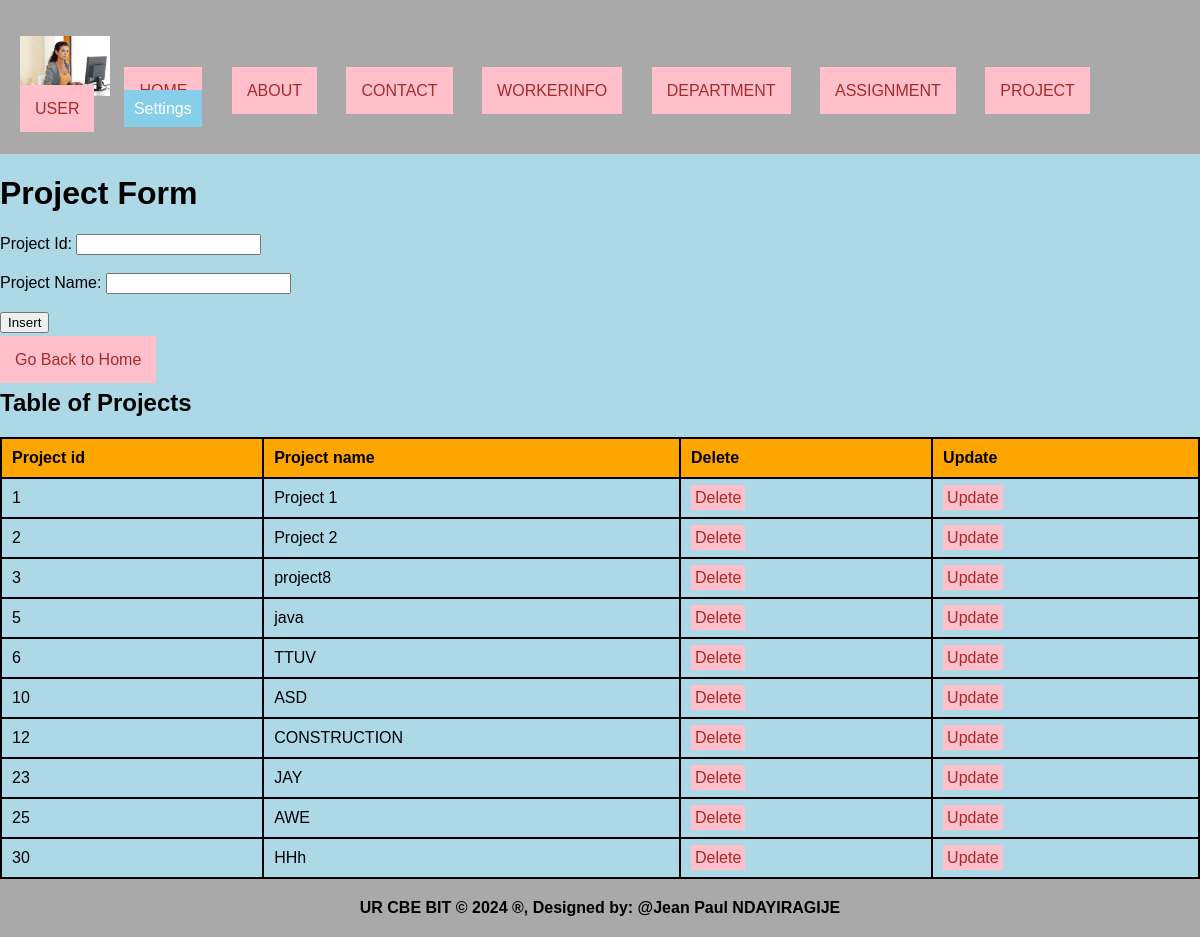
/project.php, run on the app's committed database.
### tables this page shows
CREATE TABLE `projects` (
  `project_id` int(11) NOT NULL,
  `project_name` varchar(255) NOT NULL
);

### project.php (the view, shortened to what this page needs)
<!DOCTYPE html>
<html lang="en">
<head>
  <link rel="stylesheet" type="text/css" href="style.css">
</head>
<body style="background-color: lightblue;">
  <header>
    <ul style="list-style-type: none; padding: 0;">
      <li style="display: inline; margin-right: 10px;">
        <img src="./Images/d.jpg" width="90" height="60" alt="Logo">
      </li>
      <li style="display: inline; margin-right: 10px;"><a href="./home.html">HOME</a></li>
      <li style="display: inline; margin-right: 10px;"><a href="./about.html">ABOUT</a></li>
      <li style="display: inline; margin-right: 10px;"><a href="./contact.html">CONTACT</a></li>
      <li style="display: inline; margin-right: 10px;"><a href="./workerinfo.php">WORKERINFO</a></li>
      <li style="display: inline; margin-right: 10px;"><a href="./department.php">DEPARTMENT</a></li>
      <li style="display: inline; margin-right: 10px;"><a href="./assignment.php">ASSIGNMENT</a></li>
      <li style="display: inline; margin-right: 10px;"><a href="./project.php">PROJECT</a></li>
      <li style="display: inline; margin-right: 10px;"><a href="./user.php">USER</a></li>
      <li class="dropdown" style="display: inline; margin-right: 10px;">
        <a href="#" style="padding: 10px; color: white; background-color: skyblue; text-decoration: none;">Settings</a>
      </li>
    </ul>
  </header>
<body>
    <h1>Project Form</h1>
    <form method="post" onsubmit="return confirmInsert();">
        <label for="projid">Project Id:</label>
        <input type="number" id="projid" name="projid" required><br><br>
        <label for="projn">Project Name:</label>
        <input type="text" id="projn" name="projn" required><br><br>
        <input type="submit" name="add" value="Insert"><br><br>
        <a href="./home.html">Go Back to Home</a>
    </form>
    <?php
    include('database_connection.php');
    $sql = "SELECT * FROM projects";
    $result = $connection->query($sql);
    ?>
    <h2>Table of Projects</h2>
    <table>
        <tr>
            <th>Project id</th>
            <th>Project name</th>
            <th>Delete</th>
            <th>Update</th>
        </tr>
        <?php
        if ($result->num_rows > 0) {
            while ($row = $result->fetch_assoc()) {
                $projid = $row["project_id"];
                echo "<tr>
                        <td>{$row['project_id']}</td>
                        <td>{$row['project_name']}</td>
                        <td><a style='padding:4px' href='delete_project.php?project_id=$projid'>Delete</a></td>
                        <td><a style='padding:4px' href='update_project.php?project_id=$projid'>Update</a></td>
                      </tr>";
            }
        } else {
            echo "<tr><td colspan='4'>No data found</td></tr>";
        }
        ?>
    </table>
    <footer>
        <center>
            <b>UR CBE BIT &copy; 2024 &reg;, Designed by: @Jean Paul NDAYIRAGIJE</b>
        </center>
    </footer>
</body>
</html>

### style.css (style rules this page uses)
body { font-family: Arial, sans-serif; margin: 0; padding: 0; }
.dropdown { position: relative; display: inline; margin-right: 10px; }
body { font-family: Arial,sans-serif; margin:0; padding:0; }
header { background-color:darkgray; padding: 20px; }
.dropdown { position: right; display:right; direction:rtl; }
footer { text-align: center; padding: 15px; background-color:darkgray; }

### project.php (style rules this page uses)
a { padding: 15px; color: white; background-color: pink; text-decoration: none; margin-right: 15px; }
a:link { color: brown; }
table { width: 100%; border-collapse: collapse; }
th, td { border: 2px solid black; padding: 10px; text-align: left; }
th { background-color: orange; }
footer { text-align: center; padding: 20px; background-color: darkgray; }

### data on the page
projects: project_id "1", project_name "Project 1"
projects: project_id "2", project_name "Project 2"
projects: project_id "3", project_name "project8"
projects: project_id "5", project_name "java"
projects: project_id "6", project_name "TTUV"
projects: project_id "10", project_name "ASD"
projects: project_id "12", project_name "CONSTRUCTION"
projects: project_id "23", project_name "JAY"
projects: project_id "25", project_name "AWE"
projects: project_id "30", project_name "HHh"
